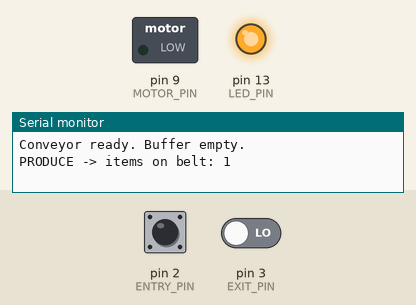
This sketch was run on a simulated Arduino Uno, built with avr-gcc and run on an emulated ATmega328P. On the bench: switched loads named in the sketch (green lamp = pin HIGH), output pins drawn as LEDs (lit = HIGH), the last lines printed to the serial monitor. Inputs (shaded band) come from the test bench; at power-on: pin 3 (EXIT_PIN) LOW, pin 2 (ENTRY_PIN) LOW.

Above: at 1.2 s.
1.3 s: pin 3 (EXIT_PIN) driven HIGH
At 2.0 s:
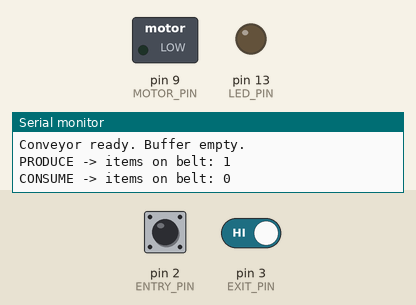
2.8 s: pin 2 (ENTRY_PIN) pulsed HIGH 5 times (0.12 s each, 0.3 s apart)
At 3.4 s:
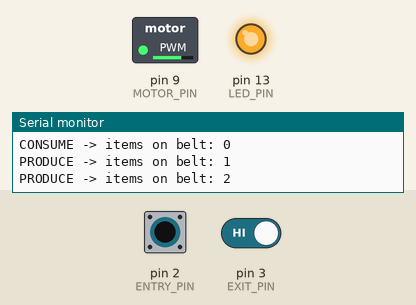
At 4.05 s:
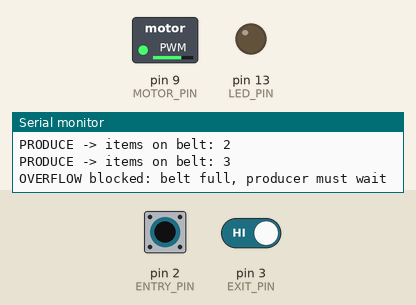
Timing chart, 0 to 11.8 s (numbered marks = the images above; inputs shaded):
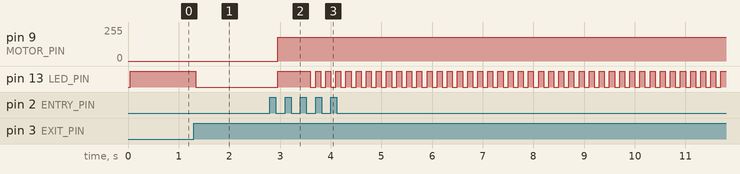

Measured:
- after the input at 1.3 s, pin 13 (LED_PIN): HIGH → LOW at once
- after the input at 2.8 s, pin 9 (MOTOR_PIN): 0/255 → 180/255 after 0.16 s; pin 13 (LED_PIN): LOW → HIGH after 0.16 s, then repeats every 0.20 s: LOW 0.10 s, HIGH 0.10 s

The sketch:

conveyor_producer_consumer_ino_file.ino
```cpp
/*
  Producer-Consumer Conveyor System (minimal hardware version)

  Hardware:
    - Arduino Uno
    - 2x IR obstacle sensor modules (entry + exit)
    - 1x DC motor (belt) + 1x motor driver / MOSFET module
    - Onboard LED (pin 13) used as the status indicator -> no extra parts

  Wiring:
    Entry IR sensor OUT -> D2   (VCC -> 5V, GND -> GND)
    Exit  IR sensor OUT -> D3   (VCC -> 5V, GND -> GND)
    Motor driver PWM/IN -> D9   (L298N: ENA or IN1 | MOSFET module: SIG)
    Motor power         -> separate battery / supply (share GND with Arduino)

  Producer-Consumer mapping:
    Producer  = person/machine placing items at the entry sensor
    Buffer    = belt, capacity BUFFER_SIZE items
    Consumer  = person/machine removing items at the exit sensor
    count     = the "semaphore" (items currently on the belt)

  Rules:
    - Belt only runs when count > 0                (prevents underflow)
    - If count == BUFFER_SIZE, new items rejected  (prevents overflow)
      -> LED blinks fast = "producer, WAIT"
    - Belt stops while an item sits at the exit sensor;
      it resumes once the consumer removes it.
*/

const uint8_t ENTRY_PIN = 2;
const uint8_t EXIT_PIN  = 3;
const uint8_t MOTOR_PIN = 9;
const uint8_t LED_PIN   = LED_BUILTIN;   // pin 13

const uint8_t BUFFER_SIZE = 3;           // max items on the belt
const uint8_t MOTOR_SPEED = 180;         // 0-255 PWM
const bool    SENSOR_ACTIVE_LOW = true;  // most IR modules output LOW on detection
const unsigned long DEBOUNCE_MS = 40;

uint8_t count = 0;

struct Sensor {
  uint8_t pin;
  bool stable;          // debounced state (true = item detected)
  bool lastRaw;
  unsigned long changedAt;
};

Sensor entrySensor = {ENTRY_PIN, false, false, 0};
Sensor exitSensor  = {EXIT_PIN,  false, false, 0};

// Returns true on the moment the debounced state CHANGES; new state in s.stable
bool updateSensor(Sensor &s) {
  bool raw = digitalRead(s.pin);
  if (SENSOR_ACTIVE_LOW) raw = !raw;
  if (raw != s.lastRaw) { s.lastRaw = raw; s.changedAt = millis(); }
  if (raw != s.stable && millis() - s.changedAt >= DEBOUNCE_MS) {
    s.stable = raw;
    return true;
  }
  return false;
}

void setup() {
  pinMode(ENTRY_PIN, INPUT);
  pinMode(EXIT_PIN, INPUT);
  pinMode(MOTOR_PIN, OUTPUT);
  pinMode(LED_PIN, OUTPUT);
  analogWrite(MOTOR_PIN, 0);
  Serial.begin(9600);
  Serial.println(F("Conveyor ready. Buffer empty."));
}

void loop() {
  // ---- PRODUCER side: item placed at entry ----
  if (updateSensor(entrySensor) && entrySensor.stable) {
    if (count < BUFFER_SIZE) {
      count++;
      Serial.print(F("PRODUCE -> items on belt: ")); Serial.println(count);
    } else {
      Serial.println(F("OVERFLOW blocked: belt full, producer must wait"));
    }
  }

  // ---- CONSUMER side: item removed from exit ----
  if (updateSensor(exitSensor) && !exitSensor.stable) {
    if (count > 0) {
      count--;
      Serial.print(F("CONSUME -> items on belt: ")); Serial.println(count);
    }
  }

  // ---- Belt control ----
  // Run only if there is something to carry AND no item is waiting at the exit
  bool run = (count > 0) && !exitSensor.stable;
  analogWrite(MOTOR_PIN, run ? MOTOR_SPEED : 0);

  // ---- Status LED ----
  if (count >= BUFFER_SIZE) {
    digitalWrite(LED_PIN, (millis() / 100) % 2);   // fast blink = FULL
  } else if (count == 0) {
    digitalWrite(LED_PIN, LOW);                     // off = EMPTY
  } else {
    digitalWrite(LED_PIN, HIGH);                    // solid = running / has items
  }
}
```
